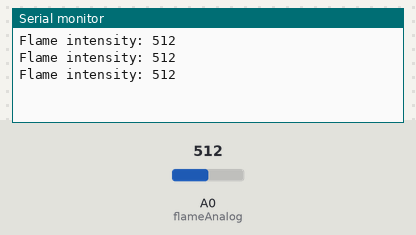
Bench run of a sketch on a simulated Arduino Uno, built with avr-gcc and run on an emulated ATmega328P. Parts: the last lines printed to the serial monitor. Inputs (shaded band) come from the test bench; at power-on: A0 (flameAnalog) = 512.

Above: at 1.3 s.
1.4 s: A0 (flameAnalog) set to 716
At 1.9 s:
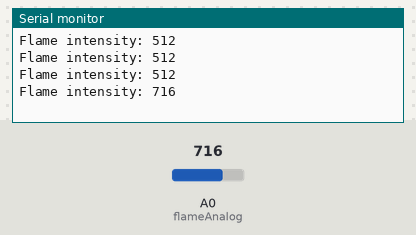
2.9 s: A0 (flameAnalog) set to 900
At 3.4 s:
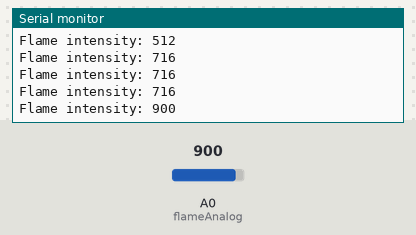
Timing chart, 0 to 5.9 s (numbered marks = the images above; inputs shaded):
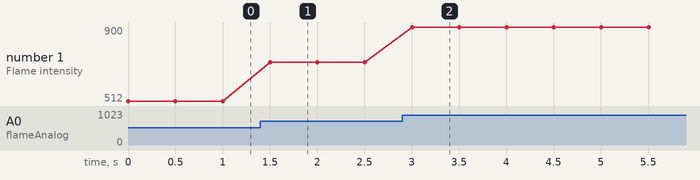

The sketch:

flameSensor.ino
```cpp
int flameAnalog = A0; // AO pin

void setup() {
  Serial.begin(9600);
}

void loop() {
  int flameValue = analogRead(flameAnalog);
  Serial.print("Flame intensity: ");
  Serial.println(flameValue);
  delay(500);
}
```

Measured:
- after the input at 1.4 s, the serial monitor: prints a new line after 0.10 s (image 1)
- after the input at 2.9 s, the serial monitor: prints a new line after 0.10 s (image 2)
- plotted number 1: 512 → 716 after the input at 1.4 s, 716 → 900 after the input at 2.9 s
